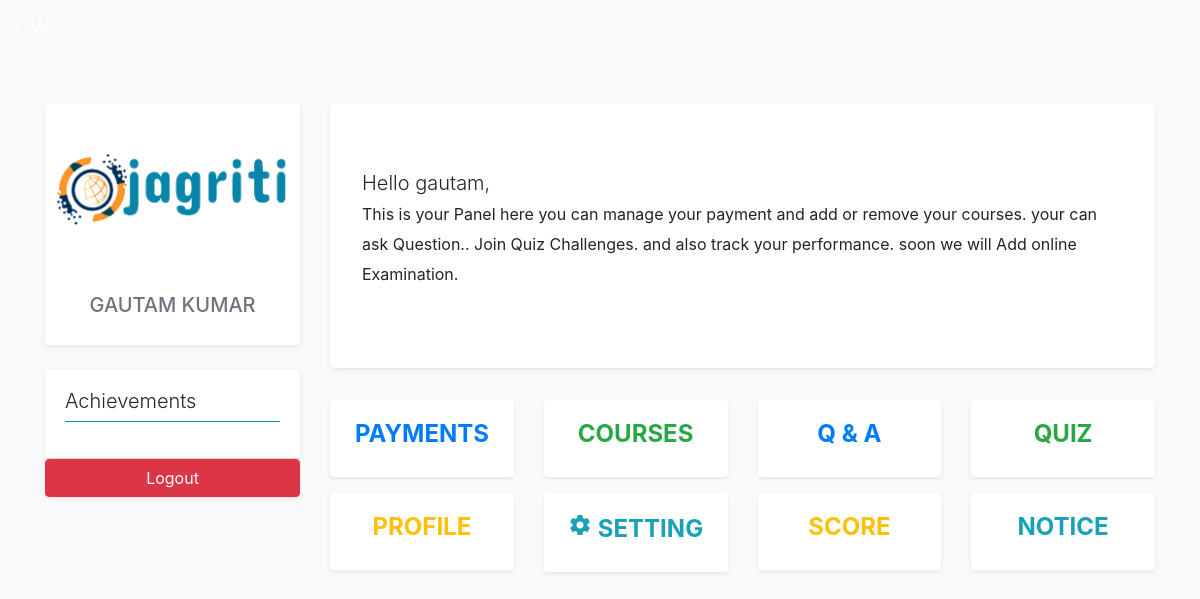
Screenshot of /student/ (signed in) with the database file from the repository.
### datawork/models.py (models this page shows, shortened)
class Student(models.Model):
    DEGREE = (("BCA","BCA"),("BTECH","BTECH"),("BSc","BSc"),("MCA","MCA"),("OTHER","OTHER"))
    GENDER = (("M","Male"),("F","FEMALE"),("O","Other"))
    std_id = models.AutoField(primary_key=True)
    first_name = models.CharField(max_length=200)
    last_name = models.CharField(max_length=200)
    father_name = models.CharField(max_length=200)
    date_of_birth = models.CharField(max_length=200)
    degree = models.CharField(choices=DEGREE,max_length=200)
    address = models.TextField(max_length=200)
    city = models.CharField(max_length=200)
    state = models.CharField(max_length=200)
    photo = models.ImageField(upload_to="apply/image")
    gender = models.CharField(choices=GENDER,max_length=200)
    contact = models.IntegerField()
    user_id = models.ForeignKey(User,on_delete=models.CASCADE)
    status = models.CharField(max_length=20,default='0',choices=(("0","Pending"),("1","Active"),("2","Courseless"),("3","takeout")))
    slugs = models.SlugField(max_length=200)

### datawork/views.py (the view)
# urls.py: path('student/',views.profile,name="student_profile"),
def profile(r):
    check = Student.objects.filter(user_id__username=r.user).count()
    payment = Payment.objects.filter(user_id__username=r.user)
    due = 0
    for x in payment:
        due+=x.p_due
    if check ==0:
        return render(r,'student/pending.html')
    data = {
        'std_course':StudentCourse.objects.filter(user_id__username=r.user).count(),
        'user':Student.objects.filter(user_id__username=r.user),
        'due':due
    }
    return render(r,'student/index.html',data)

### templates/student/index.html (shortened to what this page needs)
{% extends 'student/base_student.html' %}
{% block content %}
    <div class="col-lg-9">
        {% if user.0.status == '3' %}
            <div class="alert py-5 text-white bg-danger text-center">
                <h2 class="h3">Your account is suspended</h2>
                <p>Please contact your study center for reactivation</p>
            </div>
        {% elif user.0.status == '0' %}
            <div class="alert py-5 bg-warning text-dark text-center">
                <h2>Wait you are in queue... </h2>
                <p>We will approve your account asap...</p>
            </div>
        {% else %}
            <div class="jumbotron bg-white shadow-sm">
                <p class="lead">Hello {{ user.0.first_name }}, <br>
                    <small>This is your Panel here you can manage your payment and add or remove your courses. your can
                        ask Question.. Join Quiz Challenges. and also track your performance. soon we will Add online
                        Examination.
                    </small>
                </p>
            </div>
            <div class="row">
                <div class="col-lg-6">
                    <div class="row">
                        <div class="col-lg-6">
                            <a href="{% url 'payments' %}" class="nav-link m-0 p-0 text-black">
                                <div class="card border-0 bg-white shadow-sm text-center text-uppercase text-primary">
                                    <div class="card-body">
                                        <h2 class="font-weight-bolder h4">Payments</h2>
                                    </div>
                                </div>
                            </a>
                        </div>
                        <div class="col-lg-6">
                            <a href="{% url 'student_course' %}" class="nav-link m-0 p-0 text-black">
                                <div class="card border-0 bg-white shadow-sm text-center text-uppercase text-success">
                                    <div class="card-body">
                                        <h2 class="font-weight-bolder h4">Courses</h2>
                                    </div>
                                </div>
                            </a>
                        </div>
                        <div class="col-lg-6 mt-3">
                            <a href="{% url 'full_profile' %}" class="nav-link m-0 p-0 text-black">
                                <div class="card border-0 bg-white shadow-sm text-center text-uppercase text-warning">
                                    <div class="card-body">
                                        <h2 class="font-weight-bolder h4">Profile</h2>
                                    </div>
                                </div>
                            </a>
                        </div>
                        <div class="col-lg-6 mt-3">
                            <a href="{% url 'student_course' %}" class="nav-link m-0 p-0 text-black">
                                <div class="card bg-white border-0  shadow-sm text-center text-uppercase text-center text-info">
                                    <div class="card-body">
                                        <h2 class="font-weight-bolder h4"><i class="material-icons">settings</i>
                                            Setting</h2>
                                    </div>
                                </div>
                            </a>
                        </div>
                    </div>
                </div>
                <div class="col-lg-6">
                    <div class="row">
                        <div class="col-lg-6">
                            <a href="{% url 'payments' %}" class="nav-link m-0 p-0 text-black">
                                <div class="card border-0 bg-white shadow-sm text-center text-uppercase text-primary">
                                    <div class="card-body">
                                        <h2 class="font-weight-bolder h4">Q & A</h2>
                                    </div>
                                </div>
                            </a>
                        </div>
                        <div class="col-lg-6">
                            <a href="{% url 'student_course' %}" class="nav-link m-0 p-0 text-black">
                                <div class="card border-0 bg-white shadow-sm text-center text-uppercase text-success">
                                    <div class="card-body">
                                        <h2 class="font-weight-bolder h4">Quiz</h2>
                                    </div>
                                </div>
                            </a>
                        </div>
                        <div class="col-lg-6 mt-3">
                            <a href="{% url 'student_course' %}" class="nav-link m-0 p-0 text-black">
                                <div class="card border-0 bg-white shadow-sm text-center text-uppercase text-warning">
                                    <div class="card-body">
                                        <h2 class="font-weight-bolder h4">Score</h2>
                                    </div>
                                </div>
                            </a>
                        </div>
                        <div class="col-lg-6 mt-3">
                            <a href="{% url 'student_course' %}" class="nav-link m-0 p-0 text-black">
                                <div class="card bg-white border-0  shadow-sm text-center text-uppercase text-center text-info">
                                    <div class="card-body">
                                        <h2 class="font-weight-bolder h4">Notice</h2>
                                    </div>
                                </div>
                            </a>
                        </div>
                    </div>
                </div>
            </div>
        {% endif %}
    </div>
{% endblock %}

### templates/student/base_student.html (shortened to what this page needs)
<!DOCTYPE html>
<html lang="en">
<head>
{% load static %}
    <link rel="stylesheet" href="{% static 'bootstrap.css' %}">
    <link rel="stylesheet" href="{% static 'style.css' %}">
</head>
<body class="bg-light">
    <nav class="navbar navbar-expand-lg navbar-dark bg-cws">
        <a href="{% url 'student_profile' %}" class="navbar-brand">CWS</a>
        <ul class="navbar-nav ml-auto">
            <li class="nav-item"><a href="{% url 'logout' %}" class="nav-link">Logout</a></li>
        </ul>
    </nav>
    <div class="container mt-5">
        <div class="row">
            <div class="col-lg-3">
                <div class="card border-0 shadow-sm">
                    <img src="{{ user.0.photo.url }}" class="img-fluid my-5 px-2" alt="logo">
                    <div class="card-body">
                        <h1 class="text-truncate h5 text-center text-uppercase text-muted">{{ user.0.first_name }} {{ user.0.last_name }}</h1>
                    </div>
                </div>
                <div class="mt-4 shadow-sm card border-0">
                    <div class="card-body">
                        <h2 class="lead">Achievements</h2>
                        <hr class="m-0 p-0 bg-info">
                    </div>
                    <div class="card-footer p-0 m-0 mt-3">
                        <a href="{% url 'logout' %}" class="btn btn-danger btn-block">Logout</a>
                    </div>
                </div>
            </div>
            {% block content %}{% endblock %}
        </div>
    </div>
</body>
</html>

### datawork/static/style.css (style rules this page uses)
:root { --main-color:#2980b9!important; --main-color1:#0a3d62!important; --main-font:'Quicksand', sans-serif!important; }

### rows the page displays
Student: photo (picture), first_name "GAUTAM", last_name "KUMAR", first_name "gautam"
